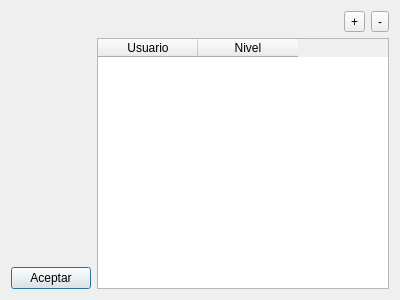
<?xml version="1.0" encoding="UTF-8"?>
<ui version="4.0">
 <class>DlgRouterUsers</class>
 <widget class="QDialog" name="DlgRouterUsers">
  <property name="geometry">
   <rect>
    <x>0</x>
    <y>0</y>
    <width>400</width>
    <height>300</height>
   </rect>
  </property>
  <property name="windowTitle">
   <string>Usuario routers</string>
  </property>
  <layout class="QGridLayout" name="gridLayout">
   <item row="0" column="2">
    <widget class="QToolButton" name="addUserButton">
     <property name="text">
      <string>+</string>
     </property>
    </widget>
   </item>
   <item row="0" column="3">
    <widget class="QToolButton" name="delUserButton">
     <property name="text">
      <string>-</string>
     </property>
    </widget>
   </item>
   <item row="2" column="0">
    <widget class="QPushButton" name="acceptButton">
     <property name="text">
      <string>Aceptar</string>
     </property>
    </widget>
   </item>
   <item row="1" column="1" rowspan="2" colspan="3">
    <widget class="QTableWidget" name="usersTable">
     <column>
      <property name="text">
       <string>Usuario</string>
      </property>
     </column>
     <column>
      <property name="text">
       <string>Nivel</string>
      </property>
     </column>
    </widget>
   </item>
   <item row="0" column="1">
    <spacer name="horizontalSpacer">
     <property name="orientation">
      <enum>Qt::Horizontal</enum>
     </property>
     <property name="sizeHint" stdset="0">
      <size>
       <width>40</width>
       <height>20</height>
      </size>
     </property>
    </spacer>
   </item>
   <item row="1" column="0">
    <spacer name="verticalSpacer">
     <property name="orientation">
      <enum>Qt::Vertical</enum>
     </property>
     <property name="sizeHint" stdset="0">
      <size>
       <width>20</width>
       <height>40</height>
      </size>
     </property>
    </spacer>
   </item>
  </layout>
 </widget>
 <resources/>
 <connections/>
</ui>
